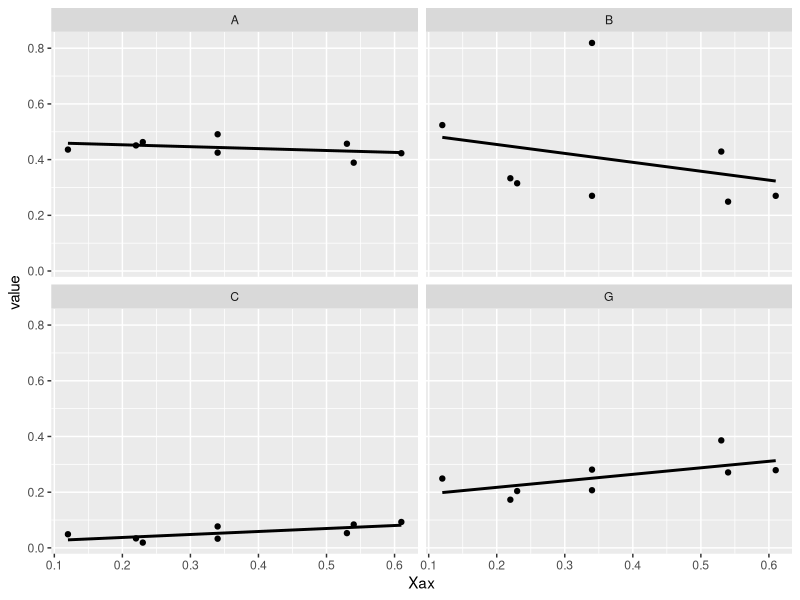

R code for this plot:
df<- read.table(text =c("
A       B       C       G       Xax
0.451   0.333   0.034   0.173   0.22        
0.491   0.270   0.033   0.207   0.34    
0.389   0.249   0.084   0.271   0.54    
0.425   0.819   0.077   0.281   0.34
0.457   0.429   0.053   0.386   0.53    
0.436   0.524   0.049   0.249   0.12    
0.423   0.270   0.093   0.279   0.61    
0.463   0.315   0.019   0.204   0.23"), header = T)
df

library(tidyr)
library(ggplot2)

df %>% tidyr::gather("id", "value", 1:4) %>% 
  ggplot(., aes(Xax, value))+
  geom_point()+
  geom_smooth(method = "lm", se=FALSE, color="black")+
  facet_wrap(~id)

# on a le data frame df
# >%> on lui applique une transfo gather() puis on applique un plot
# sur le resultat >%> ggplot()+...

df %>% tidyr::gather("id", "value", 1:4)
